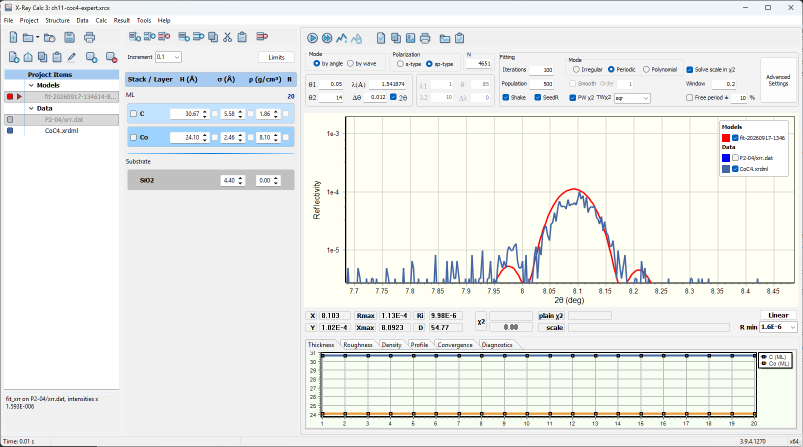
#> input picture figures-src/screenshots/ch11-chart-info-full.png, 1606 x 893 px (shown at 1/2 size)
$ python fig_11_2_chart_info.py
#> lines starting #> are read from the running program, lines starting #| are printed output that depends on the picture
"""Figure 11-2: the main chart zoomed on a Bragg peak, with the Chart Info bar.

Source: figures-src/screenshots/ch11-chart-info-full.png. It is X-Ray Calc
3.9.4.1270 (a copy of the x64 release build), light theme, 96 dpi (100 % display scale), the
window set to 1620 x 900 and captured with its DWM frame bounds (1606 x 893 pixels) while
topmost. Driver: figures-src/gui/s11.py (2026-09-25).

What was done in the program, from a copy of the expert fit
CoC4-expert-full-fit.xrcx (XRR-Fitting-Skill, submission/zenodo/fits):
- params.dsc of the copy edited before opening: 2teta=1 (the 2θ box ticked),
  LinkedData=-1 (the old data item is in θ, so it was unlinked);
- opened with `-f <file> -a`;
- Data > Load ... with submission/zenodo/curves/CoC4.xrdml; λ became 1.541874 Å;
- the old data item P2-04/xrr.dat unticked in the chart legend;
- θ1 0.05, θ2 14 (the fields are in 2θ when the 2θ box is ticked), N 4651;
- Calc > Run;
- a left-button drag on the chart from 2θ 7.7° to 8.5°;
- Result > Residual strip > Show unticked (the strip is empty here, because
  the data item is not linked to the model);
- the mouse cursor left on the top of the measured 5th-order peak, where the
  Chart Info bar reads X 8.103 and Y 1.02E-4.

The crop keeps the chart and the Chart Info bar under it, with a few pixels
of the grey panel around them, and nothing else.

Run:  python scripts/figures/fig_11_2_chart_info.py
Out:  public/figures/fig-11-2-chart-info.png

Retake the screenshot, and update the name and the version here, whenever a
control shown in the figure changes (STYLE.md §6).
"""
from pathlib import Path

from PIL import Image
from PIL.PngImagePlugin import PngInfo

ROOT = Path(__file__).resolve().parents[2]
SRC = ROOT / "figures-src" / "screenshots" / "ch11-chart-info-full.png"
OUT = ROOT / "public" / "figures" / "fig-11-2-chart-info.png"
VERSION = "X-Ray Calc 3.9.4.1270"

# The chart (x 608-1596, y 226-612) and the Chart Info bar (y 618-665) in the
# 1606 x 893 capture, (left, top, right, bottom) in pixels. The chart pages
# start at y 673 and the panel border is at x 600 and x 1604.
CROP = (603, 221, 1601, 670)


def main():
    shot = Image.open(SRC).convert("RGB")
#> shot is the input picture: PIL image 1606x893 RGB; mean R, G, B 236.1, 237.8, 235.7
    assert shot.size == (1606, 893), f"unexpected capture size {shot.size}"
    fig = shot.crop(CROP)
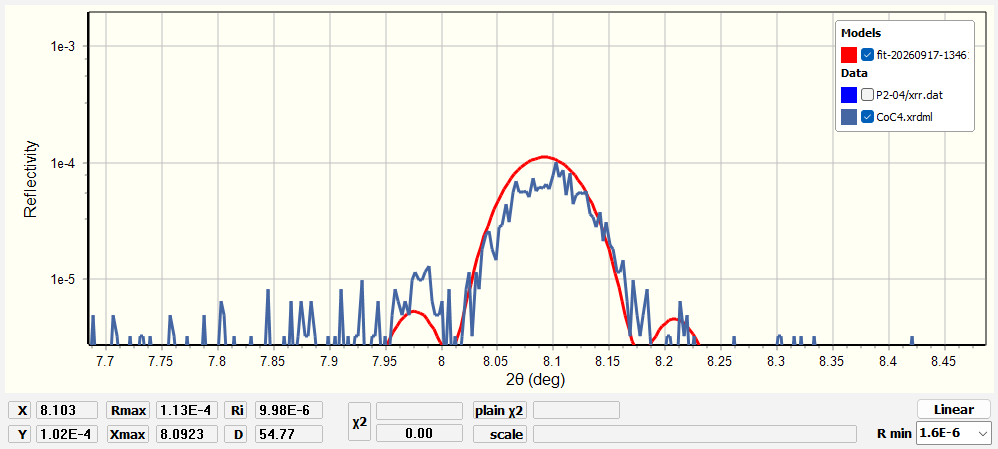
#> fig: PIL image 998x449 RGB; mean R, G, B 243.4, 243.1, 236
    info = PngInfo()
    info.add_text("Title", "Figure 11-2: the chart zoomed on the 5th Bragg order, with the Chart Info bar")
    info.add_text("Source", f"{SRC.name}; {VERSION}; script scripts/figures/fig_11_2_chart_info.py")
    OUT.parent.mkdir(parents=True, exist_ok=True)
    fig.save(OUT, pnginfo=info, dpi=(96, 96))
    print(f"wrote {OUT.name} {fig.size}")
#| wrote fig-11-2-chart-info.png (998, 449)


if __name__ == "__main__":
    main()

$ run again, with figures-src/screenshots/ch12-starting-model-full.png copied over figures-src/screenshots/ch11-chart-info-full.png
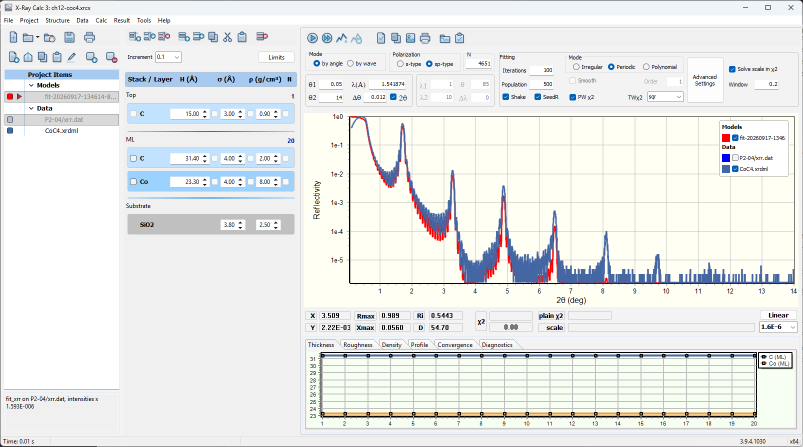
#> input picture figures-src/screenshots/ch12-starting-model-full.png, 1606 x 893 px (shown at 1/2 size)
#> in main, shot is the input picture: PIL image 1606x893 RGB; mean R, G, B 233.6, 235.4, 234.3
#> in main, `fig = shot.crop(CROP)`:
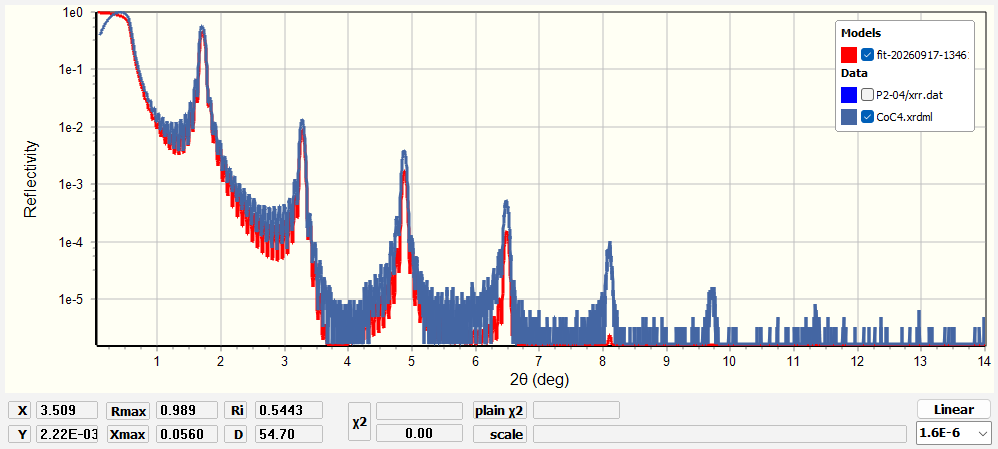
#> fig: PIL image 998x449 RGB; mean R, G, B 237.2, 236.5, 232
#| wrote fig-11-2-chart-info.png (998, 449)

$ run again, with figures-src/screenshots/ch14-fit-settings-full.png copied over figures-src/screenshots/ch11-chart-info-full.png
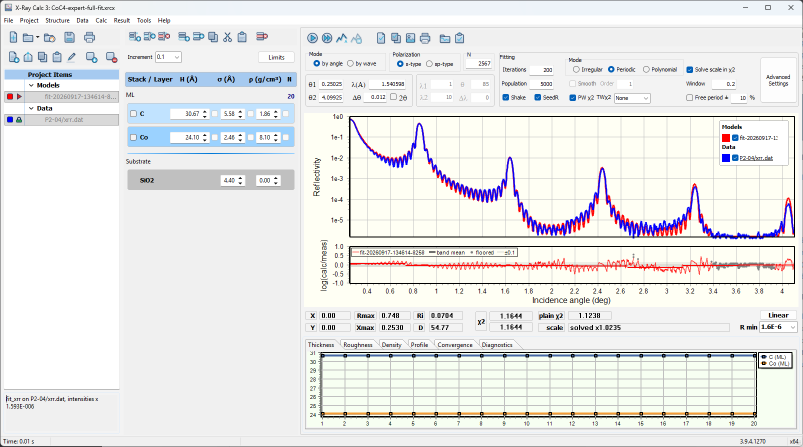
#> input picture figures-src/screenshots/ch14-fit-settings-full.png, 1606 x 893 px (shown at 1/2 size)
#> in main, shot is the input picture: PIL image 1606x893 RGB; mean R, G, B 233.8, 234.1, 233.5
#> in main, `fig = shot.crop(CROP)`:
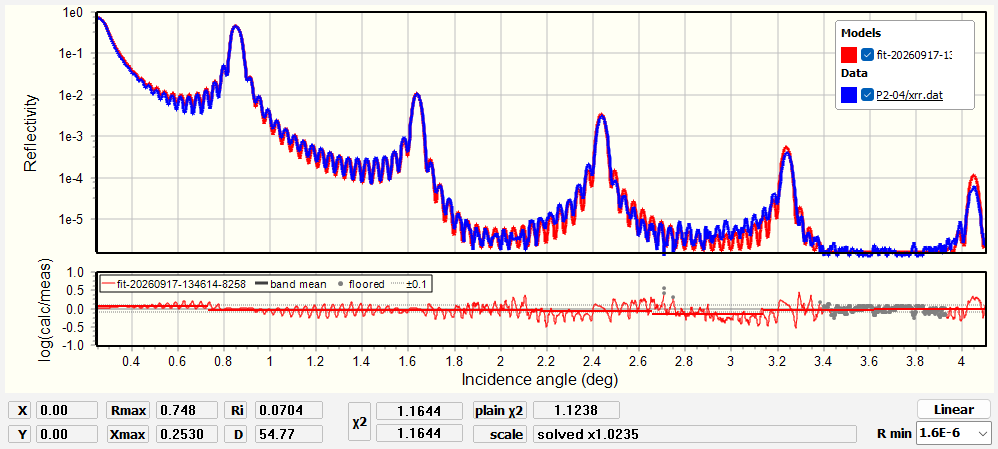
#> fig: PIL image 998x449 RGB; mean R, G, B 236.1, 231.2, 228.9
#| wrote fig-11-2-chart-info.png (998, 449)
